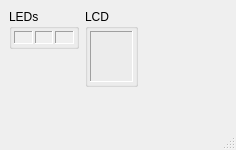
<?xml version="1.0" encoding="UTF-8"?>
<ui version="4.0">
 <class>cMainWindow</class>
 <widget class="QMainWindow" name="cMainWindow">
  <property name="geometry">
   <rect>
    <x>0</x>
    <y>0</y>
    <width>236</width>
    <height>150</height>
   </rect>
  </property>
  <property name="windowTitle">
   <string>MainWindow</string>
  </property>
  <widget class="QWidget" name="centralwidget">
   <layout class="QGridLayout" name="gridLayout">
    <item row="0" column="1" rowspan="2">
     <widget class="QGroupBox" name="groupBox_2">
      <property name="title">
       <string>LCD</string>
      </property>
      <layout class="QVBoxLayout" name="verticalLayout_4">
       <property name="leftMargin">
        <number>2</number>
       </property>
       <property name="topMargin">
        <number>2</number>
       </property>
       <property name="rightMargin">
        <number>2</number>
       </property>
       <property name="bottomMargin">
        <number>2</number>
       </property>
       <item>
        <widget class="QFrame" name="frame_4">
         <property name="frameShape">
          <enum>QFrame::Panel</enum>
         </property>
         <property name="frameShadow">
          <enum>QFrame::Sunken</enum>
         </property>
         <layout class="QVBoxLayout" name="verticalLayout_5">
          <property name="leftMargin">
           <number>0</number>
          </property>
          <property name="topMargin">
           <number>0</number>
          </property>
          <property name="rightMargin">
           <number>0</number>
          </property>
          <property name="bottomMargin">
           <number>0</number>
          </property>
          <item>
           <widget class="cLcdDisplay" name="lcd" native="true"/>
          </item>
         </layout>
        </widget>
       </item>
      </layout>
     </widget>
    </item>
    <item row="0" column="0">
     <widget class="QGroupBox" name="groupBox">
      <property name="minimumSize">
       <size>
        <width>70</width>
        <height>40</height>
       </size>
      </property>
      <property name="maximumSize">
       <size>
        <width>70</width>
        <height>40</height>
       </size>
      </property>
      <property name="title">
       <string>LEDs</string>
      </property>
      <layout class="QHBoxLayout" name="horizontalLayout">
       <property name="spacing">
        <number>2</number>
       </property>
       <property name="leftMargin">
        <number>2</number>
       </property>
       <property name="topMargin">
        <number>2</number>
       </property>
       <property name="rightMargin">
        <number>2</number>
       </property>
       <property name="bottomMargin">
        <number>2</number>
       </property>
       <item>
        <widget class="QFrame" name="frame">
         <property name="frameShape">
          <enum>QFrame::Panel</enum>
         </property>
         <property name="frameShadow">
          <enum>QFrame::Sunken</enum>
         </property>
         <layout class="QVBoxLayout" name="verticalLayout">
          <property name="leftMargin">
           <number>0</number>
          </property>
          <property name="topMargin">
           <number>0</number>
          </property>
          <property name="rightMargin">
           <number>0</number>
          </property>
          <property name="bottomMargin">
           <number>0</number>
          </property>
          <item>
           <widget class="QWidget" name="LED0" native="true">
            <property name="autoFillBackground">
             <bool>true</bool>
            </property>
           </widget>
          </item>
         </layout>
        </widget>
       </item>
       <item>
        <widget class="QFrame" name="frame_2">
         <property name="frameShape">
          <enum>QFrame::Panel</enum>
         </property>
         <property name="frameShadow">
          <enum>QFrame::Sunken</enum>
         </property>
         <layout class="QVBoxLayout" name="verticalLayout_2">
          <property name="leftMargin">
           <number>0</number>
          </property>
          <property name="topMargin">
           <number>0</number>
          </property>
          <property name="rightMargin">
           <number>0</number>
          </property>
          <property name="bottomMargin">
           <number>0</number>
          </property>
          <item>
           <widget class="QWidget" name="LED1" native="true">
            <property name="autoFillBackground">
             <bool>true</bool>
            </property>
           </widget>
          </item>
         </layout>
        </widget>
       </item>
       <item>
        <widget class="QFrame" name="frame_3">
         <property name="frameShape">
          <enum>QFrame::Panel</enum>
         </property>
         <property name="frameShadow">
          <enum>QFrame::Sunken</enum>
         </property>
         <layout class="QVBoxLayout" name="verticalLayout_3">
          <property name="leftMargin">
           <number>0</number>
          </property>
          <property name="topMargin">
           <number>0</number>
          </property>
          <property name="rightMargin">
           <number>0</number>
          </property>
          <property name="bottomMargin">
           <number>0</number>
          </property>
          <item>
           <widget class="QWidget" name="LED2" native="true">
            <property name="autoFillBackground">
             <bool>true</bool>
            </property>
           </widget>
          </item>
         </layout>
        </widget>
       </item>
      </layout>
     </widget>
    </item>
    <item row="1" column="0">
     <spacer name="verticalSpacer">
      <property name="orientation">
       <enum>Qt::Vertical</enum>
      </property>
      <property name="sizeHint" stdset="0">
       <size>
        <width>20</width>
        <height>40</height>
       </size>
      </property>
     </spacer>
    </item>
    <item row="2" column="1">
     <spacer name="verticalSpacer_2">
      <property name="orientation">
       <enum>Qt::Vertical</enum>
      </property>
      <property name="sizeHint" stdset="0">
       <size>
        <width>20</width>
        <height>40</height>
       </size>
      </property>
     </spacer>
    </item>
    <item row="0" column="2">
     <spacer name="horizontalSpacer">
      <property name="orientation">
       <enum>Qt::Horizontal</enum>
      </property>
      <property name="sizeHint" stdset="0">
       <size>
        <width>40</width>
        <height>20</height>
       </size>
      </property>
     </spacer>
    </item>
   </layout>
  </widget>
  <widget class="QMenuBar" name="menubar">
   <property name="geometry">
    <rect>
     <x>0</x>
     <y>0</y>
     <width>236</width>
     <height>21</height>
    </rect>
   </property>
  </widget>
  <widget class="QStatusBar" name="statusbar"/>
 </widget>
 <customwidgets>
  <customwidget>
   <class>cLcdDisplay</class>
   <extends>QWidget</extends>
   <header>cLcdDisplay.h</header>
   <container>1</container>
  </customwidget>
 </customwidgets>
 <resources/>
 <connections/>
</ui>
